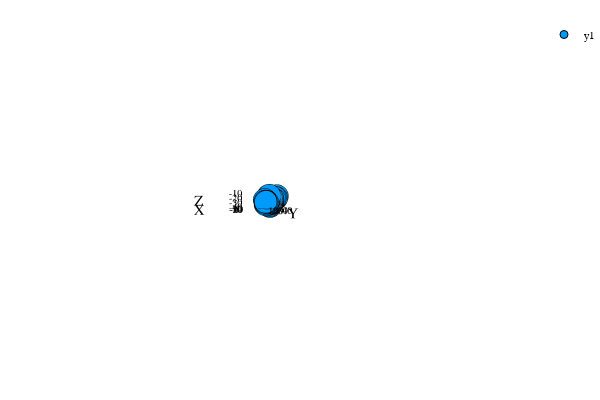

The cell this chart's notebook holds for it:
### Code cell
ploteo

### Figure 1 — Plotly figure (JSON) as saved in the notebook; plotly's stock layout.template omitted (floating-point values rounded to 4 significant figures)
{"data": [{"colorbar": {"title": ""}, "hoverinfo": "text", "legendgroup": "y1", "marker": {"color": "rgba(0, 154, 250, 1.000)", "line": {"color": "rgba(0, 0, 0, 1)", "width": 1}, "size": 8, "symbol": "circle"}, "mode": "markers", "name": "y1", "showlegend": true, "text": [null, null, null, null, null, null, null, null, null, null, null, null, null, null, null, null, null, null, null, null, null, null, null, null, null, null, null, null, null, null, null, null, null, null, null, null, null, null, null, null, null, null, null, null, null, null, null, null, null, null, null, null, null, null, null, null, null, null, null, null, null, null, null, null, null, null, null, null, null], "type": "scatter3d", "x": [-16.52, -16.58, -16.94, -16.27, -15.85, -16.5, -16.57, -16.46, -16.46, -16.48, -16.66, -16.33, -16.49, -16.34, -15.34, -17.36, -17.05, -17.55, -16.33, -16.63, -16.12, -17.33, -17.96, -16.46, -17.32, -12.13, -14.95, -15.85, -12.52, -13.32, -12.72, -13.1, -12.81, -15.31, -17.03, -16.4, -15.01, -15.16, -13.93, -12.12, -14.5, -15.75, -12.76, -15.0, -16.52, -12.69, -15.61, -12.31, -13.29, -16.46, -15.93, -15.94, -15.41, -16.44, -17.03, -15.74, -12.54, -12.46, -14.51, -17.34, -12.07, -15.14, -14.99, -13.77, -15.69, 0, 0, 0, 0], "xaxis": "x", "y": [16.39, 23.48, 21.11, 23.82, 20.67, 10.64, 10.95, 24.46, 18.89, 23.53, 21.3, 17.55, 16.99, 19.87, 32.86, 21.03, 17.57, 16.09, 17.55, 13.7, 21.73, 19.73, 13.12, 24.46, 23.11, 18.63, 26.86, 20.67, 13.69, 25.45, 35.03, 11.27, 17.5, 21.96, 8.846, 11.05, 20.96, 10.41, 30.85, 19.14, 16.66, 25.74, 22.66, 25.67, 18.65, 22.25, 17.35, 23.45, 24.59, 18.89, 18.5, 27.3, 15.92, 12.44, 12.74, 21.82, 36.57, 19.4, 9.767, 20.93, 18.41, 32.14, 20.99, 16.06, 18.1, 0, 0, 0, 0], "yaxis": "y", "z": [-26.14, -32.33, -28.16, -29.72, -37.77, -33.72, -25.86, -32.54, -36.33, -24.95, -19.53, -15.73, -18.05, -35.86, -20.79, -37.23, -18.78, -26.32, -15.73, -28.48, -36.52, -23.84, -32.81, -32.54, -25.95, -14.97, -25.09, -37.77, -29.29, -21.18, -20.3, -28.89, -24.25, -32.7, -24.41, -31.27, -30.33, -27.46, -24.02, -22.48, -27.63, -30.06, -31.79, -21.63, -33.01, -30.79, -30.95, -23.36, -29.46, -36.33, -20.24, -28.55, -19.67, -28.49, -32.38, -19.8, -16.07, -30.49, -27.89, -34.34, -30.21, -19.8, -20.81, -26.88, -33.45, 0, 0, 0, 0]}], "layout": {"annotations": [], "height": 400, "legend": {"bgcolor": "rgba(255, 255, 255, 1.000)", "bordercolor": "rgba(0, 0, 0, 1)", "font": {"color": "rgba(0, 0, 0, 1)", "family": "sans-serif", "size": 11}, "tracegroupgap": 0, "x": 1, "y": 1}, "margin": {"b": 20, "l": 0, "r": 0, "t": 20}, "paper_bgcolor": "rgba(255, 255, 255, 1.000)", "plot_bgcolor": "rgba(255, 255, 255, 1.000)", "scene": {"aspectmode": "auto", "aspectratio": {"x": 0.6158, "y": 1.254, "z": 1.295}, "camera": {"center": {"x": 0, "y": 0, "z": 0}, "eye": {"x": 31.46, "y": -8.466, "z": 1.291}, "up": {"x": 0, "y": 0, "z": 1}}, "xaxis": {"anchor": "y1", "domain": [0.06165, 0.9934], "gridcolor": "rgba(0, 0, 0, 0.1)", "gridwidth": 0.5, "linecolor": "rgba(0, 0, 0, 1)", "mirror": false, "range": [-38, 17], "showgrid": true, "showline": true, "showticklabels": true, "tickangle": 0, "tickcolor": "rgb(0, 0, 0)", "tickfont": {"color": "rgba(0, 0, 0, 1)", "family": "sans-serif", "size": 11}, "tickmode": "array", "ticks": "inside", "ticktext": ["-30", "-20", "-10", "0", "10"], "tickvals": [-30, -20, -10, 0, 10], "title": "X", "titlefont": {"color": "rgba(0, 0, 0, 1)", "family": "sans-serif", "size": 15}, "type": "linear", "visible": true, "zeroline": false, "zerolinecolor": "rgba(0, 0, 0, 1)"}, "yaxis": {"anchor": "x1", "domain": [0.07581, 0.9902], "gridcolor": "rgba(0, 0, 0, 0.1)", "gridwidth": 0.5, "linecolor": "rgba(0, 0, 0, 1)", "mirror": false, "range": [7, 45], "showgrid": true, "showline": true, "showticklabels": true, "tickangle": 0, "tickcolor": "rgb(0, 0, 0)", "tickfont": {"color": "rgba(0, 0, 0, 1)", "family": "sans-serif", "size": 11}, "tickmode": "array", "ticks": "inside", "ticktext": ["10", "20", "30", "40"], "tickvals": [10, 20, 30, 40], "title": "Y", "titlefont": {"color": "rgba(0, 0, 0, 1)", "family": "sans-serif", "size": 15}, "type": "linear", "visible": true, "zeroline": false, "zerolinecolor": "rgba(0, 0, 0, 1)"}, "zaxis": {"gridcolor": "rgba(0, 0, 0, 0.1)", "gridwidth": 0.5, "linecolor": "rgba(0, 0, 0, 1)", "mirror": false, "range": [-44, -6], "showgrid": true, "showline": true, "showticklabels": true, "tickangle": 0, "tickcolor": "rgb(0, 0, 0)", "tickfont": {"color": "rgba(0, 0, 0, 1)", "family": "sans-serif", "size": 11}, "tickmode": "array", "ticks": "inside", "ticktext": ["-40", "-30", "-20", "-10"], "tickvals": [-40, -30, -20, -10], "title": "Z", "titlefont": {"color": "rgba(0, 0, 0, 1)", "family": "sans-serif", "size": 15}, "type": "linear", "visible": true, "zeroline": false, "zerolinecolor": "rgba(0, 0, 0, 1)"}}, "showlegend": true, "width": 600}}
